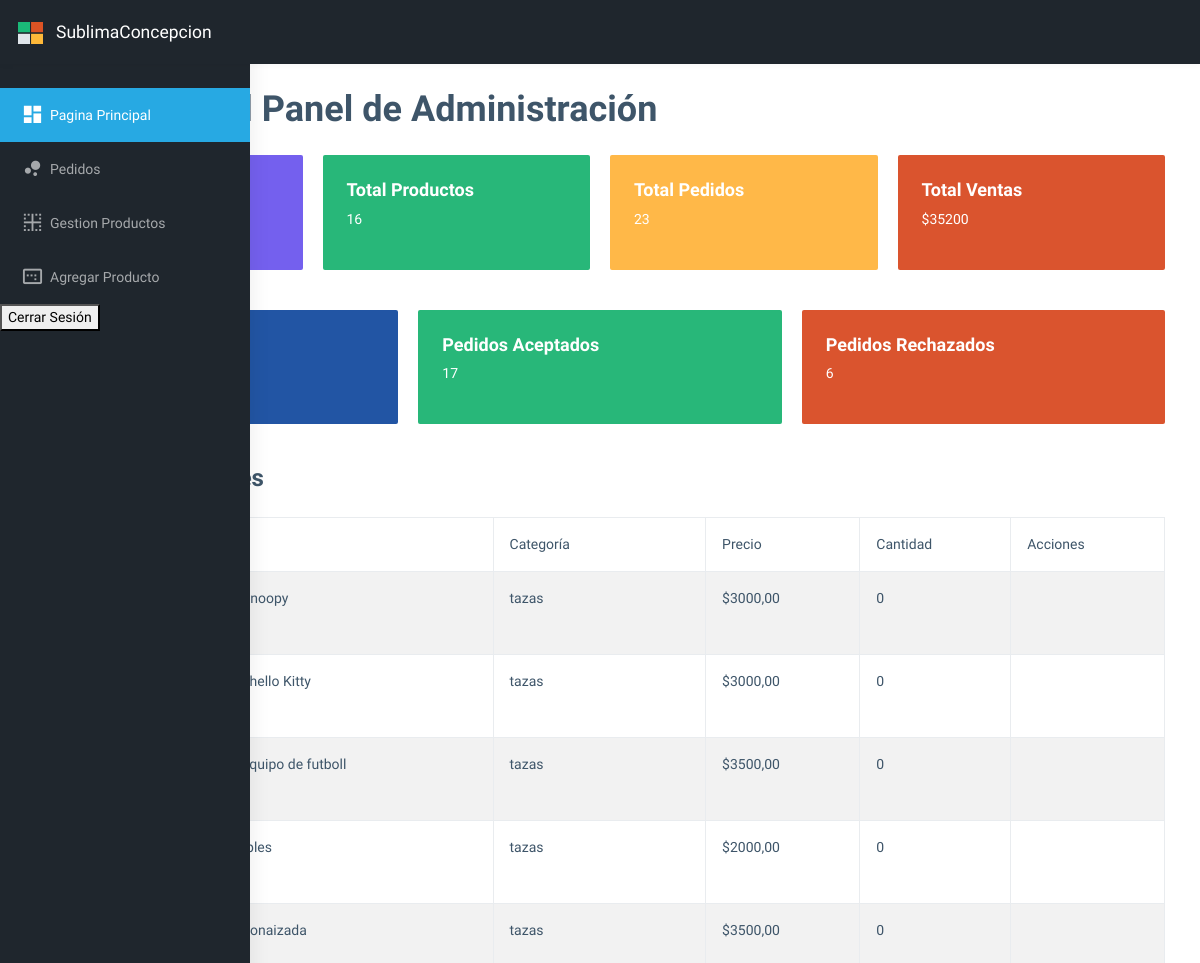
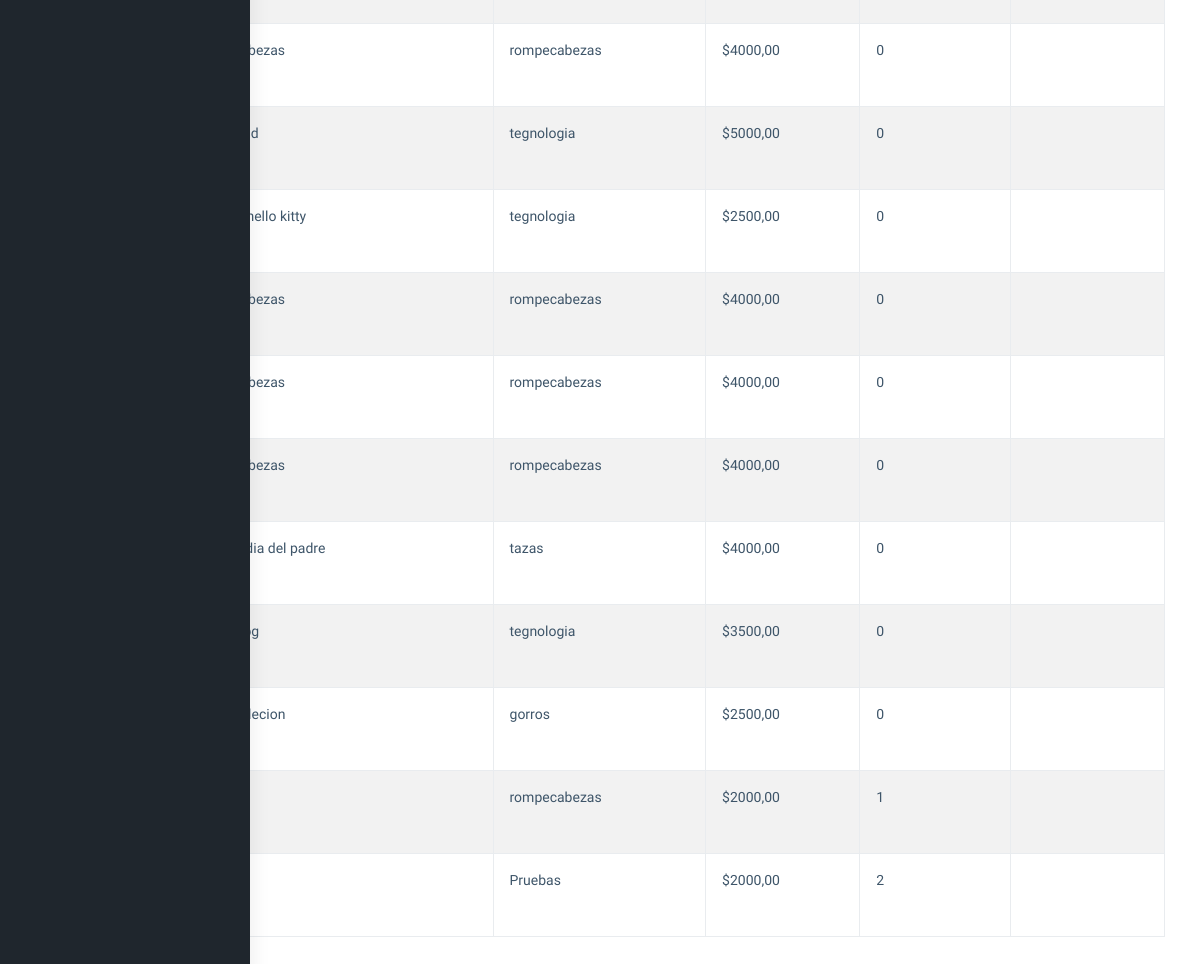
Page /panel_principal/ on the earlier database version (2 pictures, top to bottom).
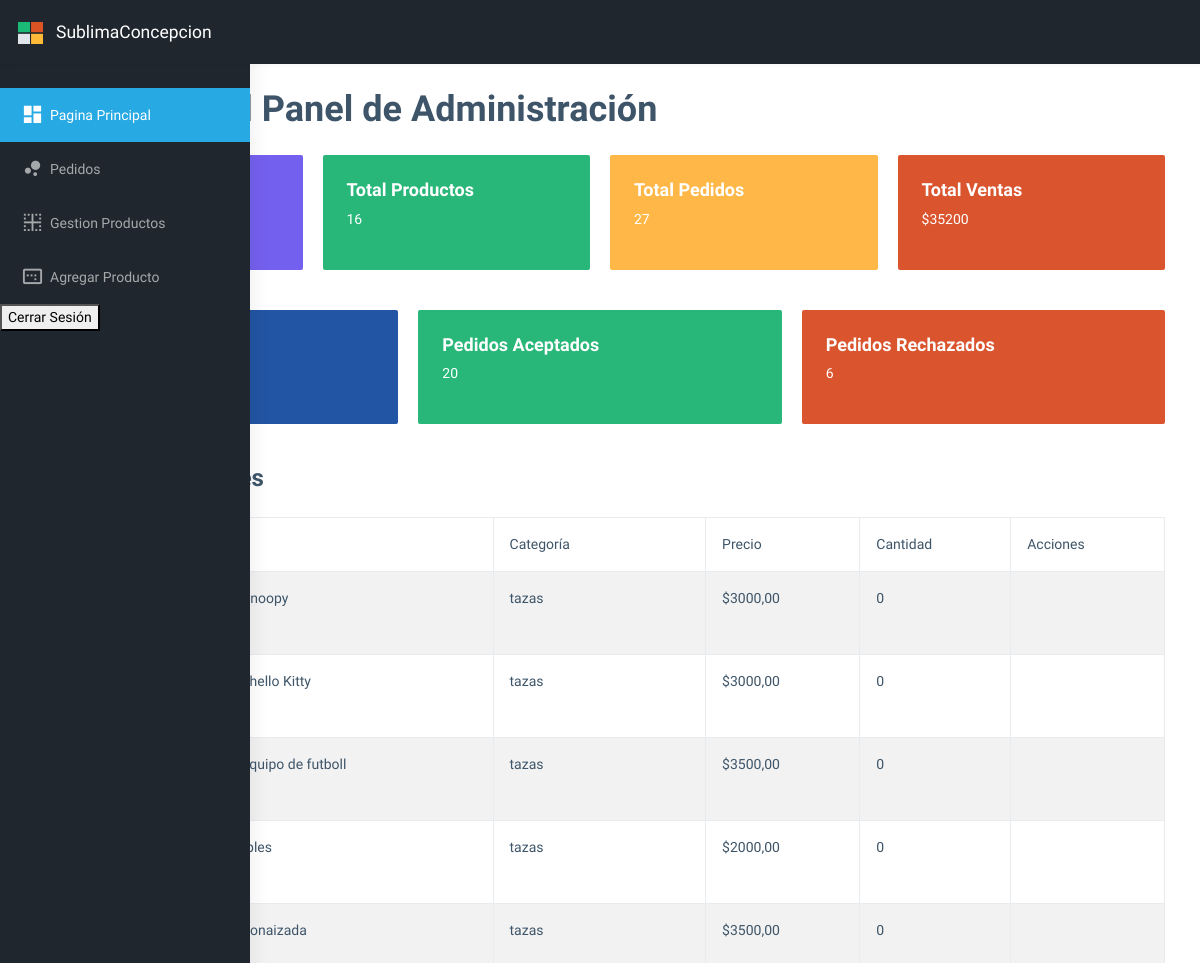
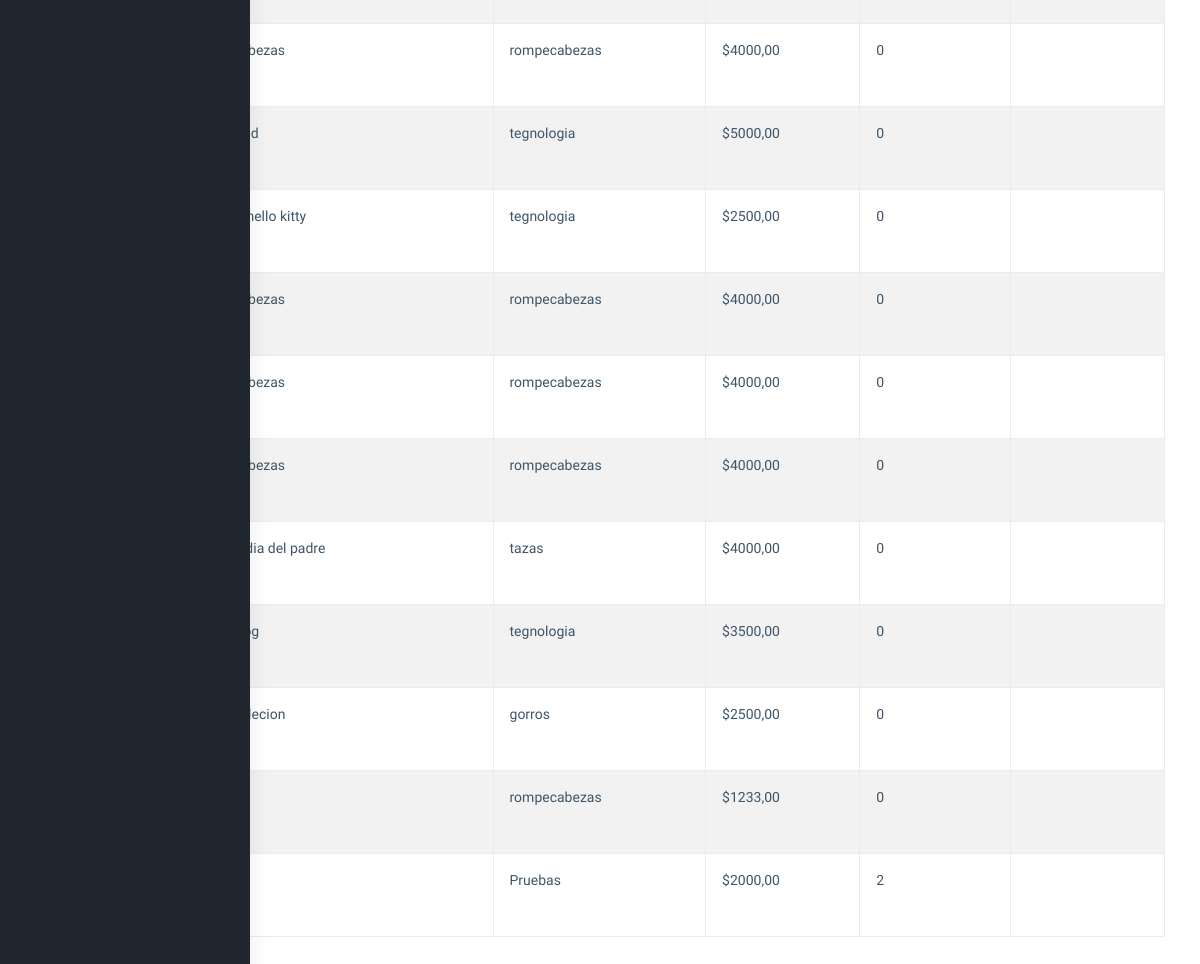
Same page on the later database version (2 pictures, top to bottom).
### tienda/models.py (models this page shows, shortened)
class Producto(models.Model):
    titulo = models.CharField(max_length=200)
    imagen = models.ImageField(upload_to='productos/', blank=True, null=True)
    descripcion = models.TextField()
    precio = models.DecimalField(max_digits=10, decimal_places=2)
    cantidad = models.PositiveIntegerField(default=0)  # Nuevo campo para la cantidad
    categoria = models.ForeignKey('Categoria', on_delete=models.CASCADE, related_name="productos")

class Categoria(models.Model):
    nombre = models.CharField(max_length=100, unique=True)

### panel_admin/views.py (the view)
# urls.py: path('panel_principal/', panel_admin_views.panel_principal, name='panel_principal'),
def panel_principal(request):
    total_categorias = Categoria.objects.count()
    total_productos = Producto.objects.count()
    total_pedidos = Pedido.objects.count()
    total_ventas = Venta.objects.aggregate(total=models.Sum('total'))['total'] or 0  # Total de ventas
    pedidos_en_proceso = Pedido.objects.filter(estado='pendiente').count()
    pedidos_aceptados = Pedido.objects.filter(estado='aceptado').count()
    pedidos_rechazados = Pedido.objects.filter(estado='rechazado').count()
    productos = Producto.objects.select_related('categoria').all()
    return render(request, 'panel_admin/panel_principal.html', {
        'total_categorias': total_categorias,
        'total_productos': total_productos,
        'total_pedidos': total_pedidos,
        'total_ventas': total_ventas,
        'productos': productos,
        'pedidos_en_proceso': pedidos_en_proceso,
        'pedidos_aceptados': pedidos_aceptados,
        'pedidos_rechazados': pedidos_rechazados,
    })

### panel_admin/templates/panel_admin/panel_principal.html (shortened to what this page needs)
{% extends 'panel_admin/base.html' %}
{% load static %}
{% block content %}
<div class="container mt-4">
  <header class="mb-4">
      <h1>Bienvenido al Panel de Administración</h1>
  </header>
  <section class="stats row mb-4">
      <div class="col-md-3 mb-3">
          <div class="stat-card bg-primary text-white p-4 rounded">
              <h4>Total Categorías</h4>
              <p>{{ total_categorias }}</p>
          </div>
      </div>
      <div class="col-md-3 mb-3">
          <div class="stat-card bg-success text-white p-4 rounded">
              <h4>Total Productos</h4>
              <p>{{ total_productos }}</p>
          </div>
      </div>
      <div class="col-md-3 mb-3">
          <div class="stat-card bg-warning text-white p-4 rounded">
              <h4>Total Pedidos</h4>
              <p>{{ total_pedidos }}</p>
          </div>
      </div>
      <div class="col-md-3 mb-3">
          <div class="stat-card bg-danger text-white p-4 rounded">
              <h4>Total Ventas</h4>
              <p>${{ total_ventas }}</p>
          </div>
      </div>
  </section>
  <section class="stats row mb-4">
      <div class="col-md-4 mb-3">
          <div class="stat-card bg-info text-white p-4 rounded">
              <h4>Pedidos en Proceso</h4>
              <p>{{ pedidos_en_proceso }}</p>
          </div>
      </div>
      <div class="col-md-4 mb-3">
          <div class="stat-card bg-success text-white p-4 rounded">
              <h4>Pedidos Aceptados</h4>
              <p>{{ pedidos_aceptados }}</p>
          </div>
      </div>
      <div class="col-md-4 mb-3">
          <div class="stat-card bg-danger text-white p-4 rounded">
              <h4>Pedidos Rechazados</h4>
              <p>{{ pedidos_rechazados }}</p>
          </div>
      </div>
  </section>
  <h3 class="mb-4">Productos Existentes</h3>
  <table class="table table-striped table-bordered table-hover">
      <thead class="thead-dark">
          <tr>
              <th>Imagen</th>
              <th>Nombre</th>
              <th>Categoría</th>
              <th>Precio</th>
              <th>Cantidad</th>
              <th>Acciones</th>
          </tr>
      </thead>
      <tbody>
          {% for producto in productos %}
              <tr>
                  <td>
                  </td>
                  <td>{{ producto.titulo }}</td>
                  <td>{{ producto.categoria.nombre }}</td>
                  <td>${{ producto.precio }}</td>
                  <td>{{ producto.cantidad }}</td>
                  <td>
              </tr>
          {% empty %}
              <tr>
                  <td colspan="6" class="text-center">No hay productos disponibles.</td>
              </tr>
          {% endfor %}
      </tbody>
  </table>
</div>
{% endblock %}

### panel_admin/templates/panel_admin/base.html (shortened to what this page needs)
{% load static %}
<!DOCTYPE html>
<html dir="ltr" lang="en">
  <head>
    <link href="{% static 'panel_admin/libs/flot/css/float-chart.css' %}" rel="stylesheet" />
    <link href="{% static 'panel_admin/css/style.min.css' %}" rel="stylesheet" />
  </head>
  <body>
    <div
      id="main-wrapper"
      data-layout="vertical"
      data-navbarbg="skin5"
      data-sidebartype="full"
      data-sidebar-position="absolute"
      data-header-position="absolute"
      data-boxed-layout="full"
    >
      <header class="topbar" data-navbarbg="skin5">
        <nav class="navbar top-navbar navbar-expand-md navbar-dark">
          <div class="navbar-header" data-logobg="skin5">
            <a class="navbar-brand" href="index.html">
              <b class="logo-icon ps-2">
                <img
                  src="{% static 'panel_admin/images/logo-icon.png' %}"
                  alt="homepage"
                  class="light-logo"
                  width="25"
                />
              </b>
              <span class="logo-text ms-2">
                  SublimaConcepcion
              </span>
            </a>
      </header>
      <aside class="left-sidebar" data-sidebarbg="skin5">
        <div class="scroll-sidebar">
          <nav class="sidebar-nav">
            <ul id="sidebarnav" class="pt-4">
              <li class="sidebar-item">
                <a
                  class="sidebar-link waves-effect waves-dark sidebar-link"
                  href="{% url 'panel_principal' %}"
                  aria-expanded="false"
                  ><i class="mdi mdi-view-dashboard"></i><span class="hide-menu">Pagina Principal</span></a>
              </li>
              <li class="sidebar-item">
                <a
                  class="sidebar-link waves-effect waves-dark sidebar-link"
                  href="{% url 'gestion_pedidos' %}"
                  aria-expanded="false"
                  ><i class="mdi mdi-chart-bubble"></i><span class="hide-menu">Pedidos</span></a>
              </li>
              <li class="sidebar-item">
                <a
                  class="sidebar-link waves-effect waves-dark sidebar-link"
                  href="/productos/"
                  aria-expanded="false"
                  ><i class="mdi mdi-border-inside"></i><span class="hide-menu">Gestion Productos</span></a>
              </li>
              <li class="sidebar-item">
                <a
                  class="sidebar-link waves-effect waves-dark sidebar-link"
                  href="{% url 'crear_producto' %}"
                  aria-expanded="false"
                  ><i class="mdi mdi-relative-scale"></i><span class="hide-menu">Agregar Producto</span></a>
              </li>
              <li class="sidebar-item">
                <form action="{% url 'logout' %}" method="post" style="display:inline;">
                  <button type="submit" class="btn-logout">Cerrar Sesión</button>
                </form>
              </li>
            </ul>
          </nav>
        </div>
      </aside>
      {% block content %}
      {% endblock %}
      <footer class="footer text-center">
      </footer>
    </div>
</body>
</html>

Differences in the rows shown:
changed Producto (number 15 of 16 on the later page): precio "2000,00" → "1233,00"; cantidad "1" → "0"
Other differences:
{{ total_pedidos }}: "23" → "27"
{{ pedidos_aceptados }}: "17" → "20"
